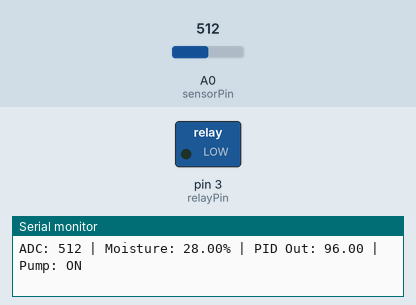
Simulated run of this program. Board: Arduino Uno, built with avr-gcc and run on an emulated ATmega328P. Shown: switched loads named in the program (green lamp = pin HIGH), the last lines printed to the serial monitor. The inputs (shaded band) are chosen by the test bench; at power-on: A0 (sensorPin) = 512.

Above: at 2.8 s.
2.9 s: A0 (sensorPin) set to 716
At 4.3 s:
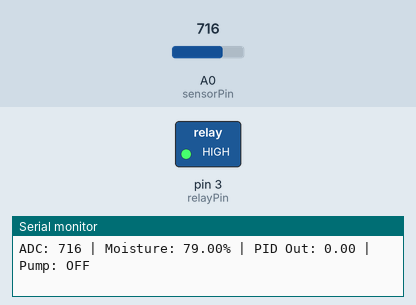
5.6 s: A0 (sensorPin) set to 627
11.2 s: A0 (sensorPin) set to 608
At 14.6 s:
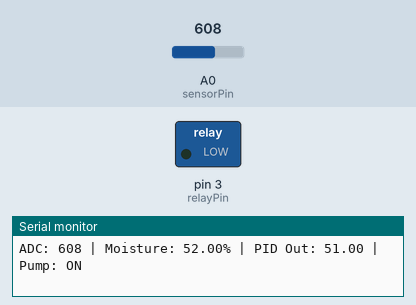
15.5 s: A0 (sensorPin) set to 900
At 17.4 s:
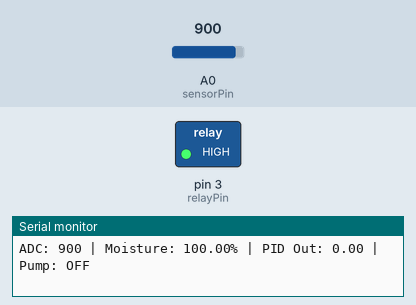
Timing chart, 0 to 18.9 s (numbered marks = the images above; inputs shaded):
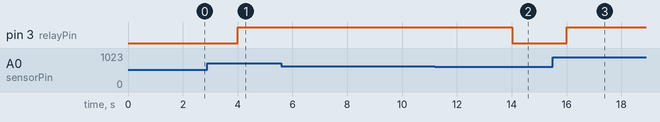

Measured:
- the behaviour switches between 609 and 608 on A0 (sensorPin) (found by bisection; images 1 and 2)
- after the input at 2.9 s, pin 3 (relayPin): LOW → HIGH after 1.1 s
- after the input at 11.2 s, pin 3 (relayPin): HIGH → LOW after 2.8 s
- after the input at 15.5 s, pin 3 (relayPin): LOW → HIGH after 0.51 s

The program:

main.cpp
```cpp
#include <Arduino.h>
#include <PID_v1.h>

// Definisi pin
int sensorPin = A0;      // Sensor kelembapan (AO)
int relayPin = 3;        // Relay pompa

// Nilai sensor saat basah (dalam air) dan kering (di udara)
int ADC_DRY = 800;
int ADC_WET = 400;

// Target kelembapan tanah 60% lembap
double setpoint = 60.0;

// Variabel PID
double input = 0.0;      // Kelembapan sekarang (%)
double output = 0.0;     // Output PID (0-100)

// Parameter tuning PID
double Kp = 2.0;
double Ki = 0.5;
double Kd = 0.1;

// Kontrol relay
int RELAY_ON = LOW;      // Relay aktif LOW
int RELAY_OFF = HIGH;

// Buat objek PID controller
PID myPID(&input, &output, &setpoint, Kp, Ki, Kd, DIRECT);

// Variabel untuk menyimpan nilai sensor
int sensorValue = 0;

void setup() {
  // Inisialisasi komunikasi serial pada 9600 baud rate
  Serial.begin(9600);

  // Inisialisasi pin relay sebagai output
  pinMode(relayPin, OUTPUT);
  digitalWrite(relayPin, RELAY_OFF);  // Pompa mati dulu

  // Setup PID
  myPID.SetMode(AUTOMATIC);
  myPID.SetOutputLimits(0, 100);
  myPID.SetSampleTime(1000);
}

void loop() {
  // Baca nilai analog dari sensor
  sensorValue = analogRead(sensorPin);

  // Konversi ADC ke persen kelembapan (0-100%)
  // ADC tinggi (kering) = kelembapan rendah (0%)
  // ADC rendah (basah) = kelembapan tinggi (100%)
  input = map(sensorValue, ADC_DRY, ADC_WET, 100, 0);
  input = constrain(input, 0, 100);

  // Compute PID
  myPID.Compute();

  // Print ke Serial Monitor untuk monitoring
  Serial.print("ADC: ");
  Serial.print(sensorValue);
  Serial.print(" | Moisture: ");
  Serial.print(input);
  Serial.print("% | PID Out: ");
  Serial.print(output);
  Serial.print(" | Pump: ");

  // Kontrol pompa berdasarkan output PID dengan proteksi
  // Kalau output > 50 DAN kelembapan < 70%, pompa nyala
  if (output > 50 && input < 70) {
    digitalWrite(relayPin, RELAY_ON);
    Serial.println("ON");
  } else {
    digitalWrite(relayPin, RELAY_OFF);
    Serial.println("OFF");
  }

  // Tunggu 2 detik untuk memberi jeda lebih lama
  delay(2000);
}
```
